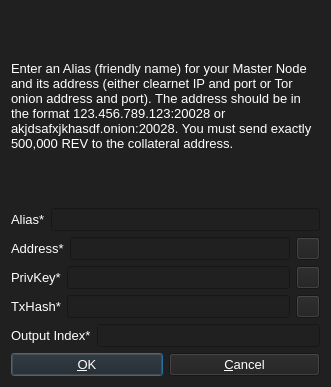
<?xml version="1.0" encoding="UTF-8"?>
<ui version="4.0">
 <class>AddEditAdrenalineNode</class>
 <widget class="QDialog" name="AddEditAdrenalineNode">
  <property name="geometry">
   <rect>
    <x>0</x>
    <y>0</y>
    <width>331</width>
    <height>387</height>
   </rect>
  </property>
  <property name="windowTitle">
   <string>Add/Edit Rev Node</string>
  </property>
  <property name="styleSheet">
   <string notr="true">background-color: rgb(32, 32, 32);
color: rgb(255, 255, 255);</string>
  </property>
  <property name="modal">
   <bool>true</bool>
  </property>
  <layout class="QVBoxLayout" name="verticalLayout">
   <item>
    <widget class="QLabel" name="label_9">
     <property name="sizePolicy">
      <sizepolicy hsizetype="Preferred" vsizetype="Expanding">
       <horstretch>0</horstretch>
       <verstretch>0</verstretch>
      </sizepolicy>
     </property>
     <property name="font">
      <font>
       <pointsize>10</pointsize>
      </font>
     </property>
     <property name="text">
      <string>&lt;html&gt;&lt;head/&gt;&lt;body&gt;&lt;p&gt;Enter an Alias (friendly name) for your Master Node and its address (either clearnet IP and port or Tor onion address and port). The address should be in the format 123.456.789.123:20028 or akjdsafxjkhasdf.onion:20028. You must send exactly 500,000 REV to the collateral address.&lt;/p&gt;&lt;/body&gt;&lt;/html&gt;</string>
     </property>
     <property name="wordWrap">
      <bool>true</bool>
     </property>
    </widget>
   </item>
   <item>
    <layout class="QHBoxLayout" name="horizontalLayout_4">
     <property name="bottomMargin">
      <number>0</number>
     </property>
     <item>
      <widget class="QLabel" name="label_4">
       <property name="font">
        <font>
         <pointsize>10</pointsize>
        </font>
       </property>
       <property name="text">
        <string>Alias*</string>
       </property>
      </widget>
     </item>
     <item>
      <widget class="QLineEdit" name="aliasLineEdit">
       <property name="font">
        <font>
         <pointsize>10</pointsize>
        </font>
       </property>
      </widget>
     </item>
    </layout>
   </item>
   <item>
    <layout class="QHBoxLayout" name="horizontalLayout_5">
     <property name="bottomMargin">
      <number>0</number>
     </property>
     <item>
      <widget class="QLabel" name="label_6">
       <property name="font">
        <font>
         <pointsize>10</pointsize>
        </font>
       </property>
       <property name="text">
        <string>Address*</string>
       </property>
      </widget>
     </item>
     <item>
      <widget class="QLineEdit" name="addressLineEdit">
       <property name="font">
        <font>
         <pointsize>10</pointsize>
        </font>
       </property>
      </widget>
     </item>
     <item>
      <widget class="QToolButton" name="AddEditAddressPasteButton">
       <property name="toolTip">
        <string>Paste address from clipboard</string>
       </property>
       <property name="text">
        <string/>
       </property>
       <property name="icon">
        <iconset resource="../bitcoin.qrc">
         <normaloff>:/icons/editpaste</normaloff>:/icons/editpaste</iconset>
       </property>
       <property name="shortcut">
        <string>Alt+P</string>
       </property>
      </widget>
     </item>
    </layout>
   </item>
   <item>
    <layout class="QHBoxLayout" name="horizontalLayout_3">
     <property name="bottomMargin">
      <number>0</number>
     </property>
     <item>
      <widget class="QLabel" name="label_5">
       <property name="font">
        <font>
         <pointsize>10</pointsize>
        </font>
       </property>
       <property name="text">
        <string>PrivKey*</string>
       </property>
      </widget>
     </item>
     <item>
      <widget class="QLineEdit" name="privkeyLineEdit">
       <property name="font">
        <font>
         <pointsize>10</pointsize>
        </font>
       </property>
      </widget>
     </item>
     <item>
      <widget class="QToolButton" name="AddEditPrivkeyPasteButton">
       <property name="toolTip">
        <string>Paste address from clipboard</string>
       </property>
       <property name="text">
        <string/>
       </property>
       <property name="icon">
        <iconset resource="../bitcoin.qrc">
         <normaloff>:/icons/editpaste</normaloff>:/icons/editpaste</iconset>
       </property>
       <property name="shortcut">
        <string>Alt+P</string>
       </property>
      </widget>
     </item>
    </layout>
   </item>
   <item>
    <layout class="QHBoxLayout" name="horizontalLayout_2">
     <property name="bottomMargin">
      <number>0</number>
     </property>
     <item>
      <widget class="QLabel" name="label_2">
       <property name="font">
        <font>
         <pointsize>10</pointsize>
        </font>
       </property>
       <property name="text">
        <string>TxHash*</string>
       </property>
      </widget>
     </item>
     <item>
      <widget class="QLineEdit" name="txhashLineEdit">
       <property name="font">
        <font>
         <pointsize>10</pointsize>
        </font>
       </property>
      </widget>
     </item>
     <item>
      <widget class="QToolButton" name="AddEditTxhashPasteButton">
       <property name="toolTip">
        <string>Paste address from clipboard</string>
       </property>
       <property name="text">
        <string/>
       </property>
       <property name="icon">
        <iconset resource="../bitcoin.qrc">
         <normaloff>:/icons/editpaste</normaloff>:/icons/editpaste</iconset>
       </property>
       <property name="shortcut">
        <string>Alt+P</string>
       </property>
      </widget>
     </item>
    </layout>
   </item>
   <item>
    <layout class="QHBoxLayout" name="horizontalLayout_8">
     <property name="bottomMargin">
      <number>0</number>
     </property>
     <item>
      <widget class="QLabel" name="label_8">
       <property name="font">
        <font>
         <pointsize>10</pointsize>
        </font>
       </property>
       <property name="text">
        <string>Output Index*</string>
       </property>
      </widget>
     </item>
     <item>
      <widget class="QLineEdit" name="outputindexLineEdit">
       <property name="font">
        <font>
         <pointsize>10</pointsize>
        </font>
       </property>
      </widget>
     </item>
    </layout>
   </item>
   <item>
    <layout class="QHBoxLayout" name="horizontalLayout_Buttons">
     <item>
      <widget class="QPushButton" name="okButton">
       <property name="font">
        <font>
         <pointsize>10</pointsize>
        </font>
       </property>
       <property name="text">
        <string>&amp;OK</string>
       </property>
      </widget>
     </item>
     <item>
      <widget class="QPushButton" name="cancelButton">
       <property name="font">
        <font>
         <pointsize>10</pointsize>
        </font>
       </property>
       <property name="text">
        <string>&amp;Cancel</string>
       </property>
       <property name="autoDefault">
        <bool>false</bool>
       </property>
      </widget>
     </item>
    </layout>
   </item>
  </layout>
 </widget>
 <resources>
  <include location="../bitcoin.qrc"/>
 </resources>
 <connections/>
</ui>
